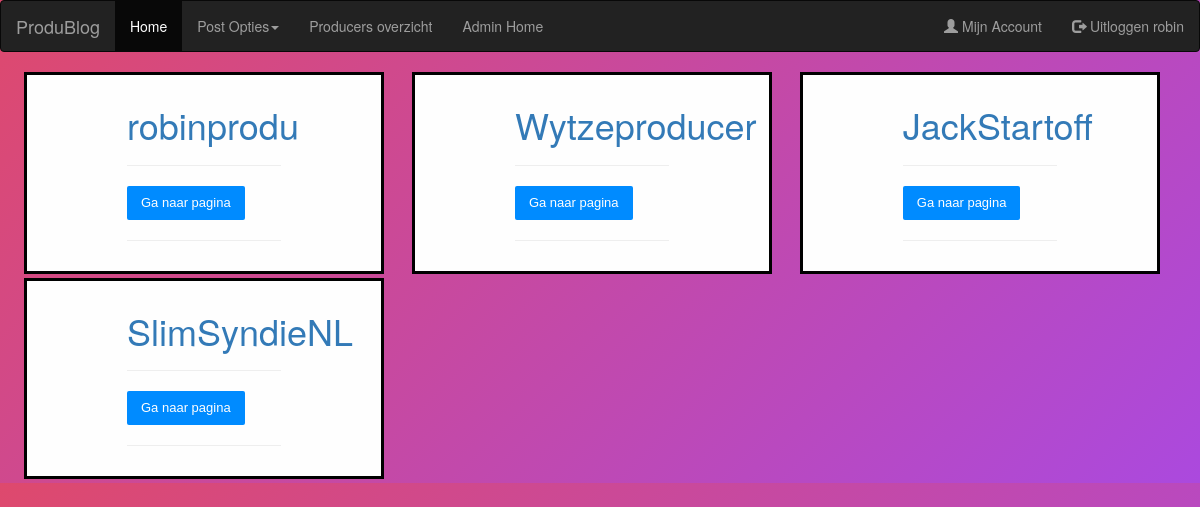
The page /Produblog/produceroverzicht.php (signed in) on the database its author committed.
### tables this page shows
CREATE TABLE `users` (
  `idUsers` int(11) NOT NULL,
  `username` varchar(255) DEFAULT NULL,
  `password` varchar(255) DEFAULT NULL,
  `usertype` varchar(32) DEFAULT NULL,
  `email` varchar(255) DEFAULT NULL,
  `date` date DEFAULT NULL
);

### Produblog/assets/includes/include.php (called while the page is built, shortened)
<?php
  require_once('header.php');
  require_once('functions/functions.php');
  ?>

### Produblog/assets/includes/functions/functions.php (called while the page is built, shortened)
<?php
function getProducer($id = null){
$input_parameters = array();
$con = getDBConnection();
$sql = "SELECT * FROM users WHERE usertype='producer'";
array_push($input_parameters , $id);
$stmt = $con->prepare($sql);
$stmt->execute($input_parameters);
return $id != null ? $stmt->fetch() : $stmt->fetchAll();
}
function html($text){
    return htmlspecialchars($text, ENT_QUOTES | ENT_SUBSTITUTE, 'UTF-8');
}
?>

### Produblog/produceroverzicht.php (the view, shortened to what this page needs)
<?php
require_once('assets/includes/include.php');
    if(isset($_SESSION['idUsers'])){
		$producers = getProducer();
		foreach($producers as $producer){
			echo"
				<div class='container3'>
				<div class='content2'>
					<div>
					<h1><a href='post_view.php?id=".html($producer->idUsers)."'>".html($producer->username)."</a></h1>
					<hr>
					<p><button class='readbtn'><a href='post_view.php?id=".html($producer->idUsers)."'>Ga naar pagina</a></button></p>
					<hr>
					</div>
				</div>
				</div>
			";
		}
	}
?>
<?php include_once('assets/includes/footer.php'); ?>

### Produblog/assets/includes/header.php (shortened to what this page needs)
<!DOCTYPE html>
<html lang="en">
<head>
  <link rel="stylesheet" href="assets/css/style.css">
  <link rel="stylesheet" href="https://maxcdn.bootstrapcdn.com/bootstrap/3.4.1/css/bootstrap.min.css">
</head>
<nav class="navbar navbar-inverse">
<?php
	$con = getDBConnection();
		if(isset($_SESSION['idUsers'])){
			$query = "SELECT idUsers, username, email, usertype FROM users WHERE idUsers = :idUsers";
			$user =  $con->prepare($query);
			$user->bindValue(':idUsers', $_SESSION['idUsers']);
			$user->execute();
			$result = $user->fetch(PDO::FETCH_ASSOC);
			echo"
			  <div class='container-fluid'>
				<div class='navbar-header'>
				  <a class='navbar-brand' href='home.php'>ProduBlog</a>
				</div>
				<ul class='nav navbar-nav'>
				  <li class='active'><a href='home.php'>Home</a></li>
			";
			if(isset($_SESSION['usertype']) && ( ($_SESSION['usertype'] == 'producer')  or ($_SESSION['usertype'] == 'admin') ) ){
				echo"  <li class='dropdown'><a class='dropdown-toggle' data-toggle='dropdown' href='#''>Post Opties<span class='caret'></span></a>
					<ul class='dropdown-menu'>
				  <li><a href='mijnposts.php?id=".$_SESSION['idUsers']."'>Mijn Posts</a></li>
				  <li><a href='producer_posts_create.php'>Creëer Post</a></li>
				  </ul>
				  </li>
				";
			  }
			  echo"
				  <li><a href='produceroverzicht.php'>Producers overzicht</a></li>
			";
			  if(isset($_SESSION['usertype']) && $_SESSION['usertype'] == 'admin'){
				echo "  <li><a href='admin_home.php'>Admin Home</a></li> ";
			  }
			echo"
				</ul>
					<ul class='nav navbar-nav navbar-right'>
						<li><a href='mijnaccount.php'><span class='glyphicon glyphicon-user'></span> Mijn Account</a></li>
						<li><a href='logout.php'><span class='glyphicon glyphicon-log-out'></span> Uitloggen ".$result['username']."</a></li>
					</ul>
			</div>
			";
		}
?>
</nav>
<body>

### Produblog/assets/css/style.css (style rules this page uses)
* { margin: 0px; padding: 0px; }
body { background-image: url("../assets/images/produbg.jpg"); font-size: 120%; background: rgb(222,73,109); background: -moz-linear-gradient(-45deg, rgba(222,73,109,1) 0%, rgba(171,73,222,1) 100%); background: -webkit-gradient(linear, left top, right bottom, color-stop(0%,rgba(222,73,109,1)), color-stop(100%,rgba(171,73,222,1))); background: -webkit-linear-gradient(-45deg, rgba(222,73,109,1) 0%,rgba(171,73,222,1) 100%); background: -o-linear-gradient(-45deg, rgba(222,73,109,1) 0%,rgba(171,73,222,1) 100%); background: -ms-linear-gradient(-45deg, rgba(222,73,109,1) 0%,rgba(171,73,222,1) 100%); background: linear-gradient(135deg, rgba(222,73,109,1) 0%,rgba(171,73,222,1) 100%); font-family: "Roboto", sans-serif; -webkit-font-smoothing: antialiased; -moz-osx-font-smoothing: grayscale; }
.container3 { display: inline-block; width: 30%; background-color: #FEFEFE; margin: 0px 0px 0px 2%; overflow: hidden; border: 3px solid black; }
.content2 { padding: 10px 100px; width: 100%; float: left; border-left-color: #FFF; border-right-color: #FFF; }
.readbtn { transition: all linear 0.2s; background: #008BFF; border: none; font-size: 13px; line-height: 22px; border-radius: 0; padding: 6px 14px; font-family: 'Montserrat', sans-serif; border-radius: 2px; color: white; }
.readbtn a { text-decoration: none; color: #FEFEFE; }

### rows shown on the page
users: username "robin"
users: username "robinprodu"
users: username "Wytzeproducer"
users: username "JackStartoff"
users: username "SlimSyndieNL"
